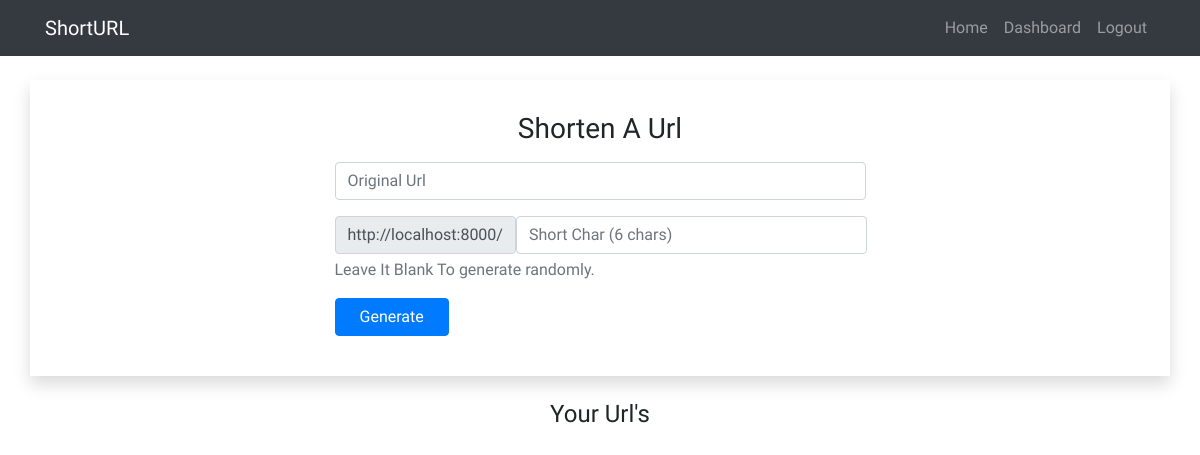
Page /dashboard/ (signed in) on the earlier database version.
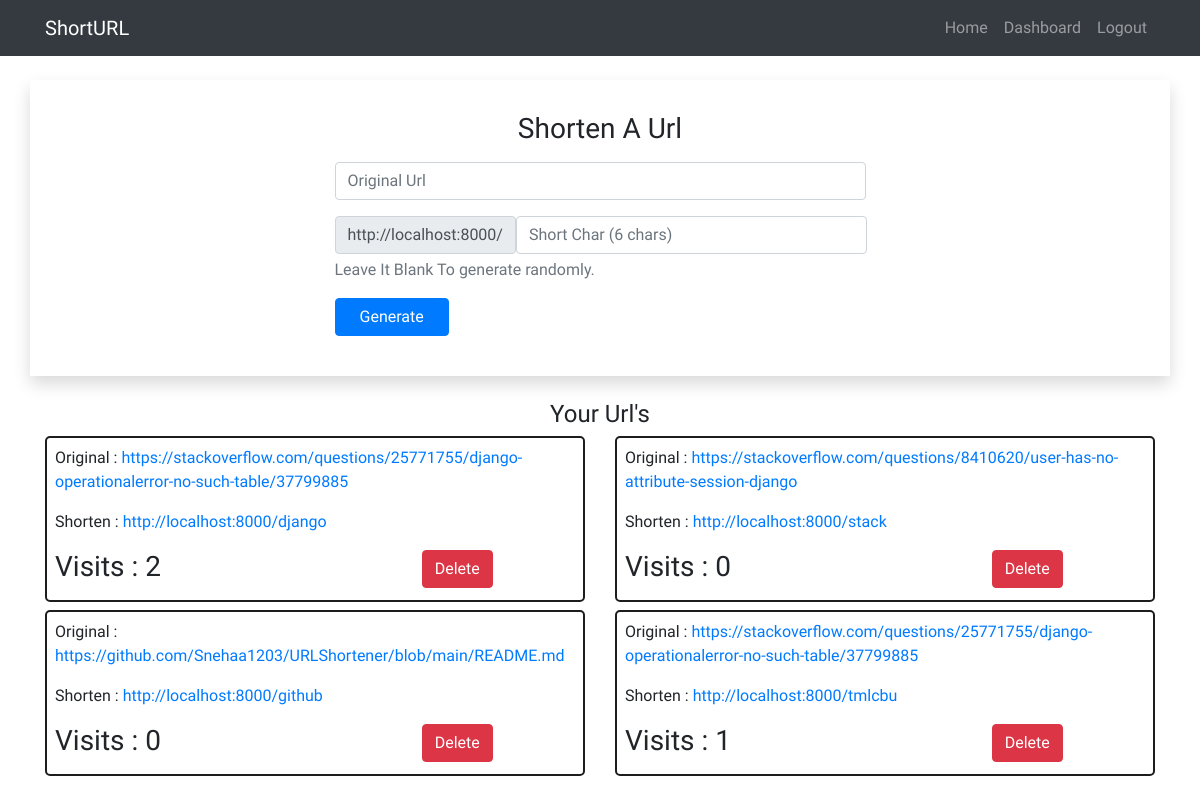
Same page on the later database version.
### urlhandler/models.py (models this page shows)
class shorturl(models.Model):
     original_url = models.URLField(blank=False)
     short_query = models.CharField(blank=False, max_length=8)
     visits = models.IntegerField(default=0) #how many times we have visited the website
     user = models.ForeignKey(User, on_delete=models.CASCADE) # 1 user can have many urls, thats why foreign key

### urlhandler/views.py (the view)
# urls.py: path('dashboard/',dashboard,name="dashboard"),
@login_required(login_url='/login/')
def dashboard(request):
    usr = request.user
    urls = shorturl.objects.filter(user=usr) #getting all urls of a particular user(request.user)
    context={'urls': urls}
    return render(request, 'dashboard.html',context)

### templates/dashboard.html (shortened to what this page needs)
{% extends 'nav.html' %}
{% block content %}
<div class="container shadow p-4">
    <div class="row">
        <div class="col-12 text-center py-2">
            <h3>Shorten A Url</h3>
        </div>
        <div class="col-10 col-sm-10 col-md-6 mx-auto">
            <form action="{% url 'generate' %}" method="POST">
                <div class="form-group">
                    <input type="url" name="original" class="form-control" placeholder="Original Url">
                </div>
                <div class="form-group">
                    <div class="input-group-prepend">
                        <div class="input-group-text">http://localhost:8000/</div>
                        <input type="text" name="short" class="form-control" placeholder="Short Char (6 chars)"
                            maxlength="6" id="short">
                    </div>
                    <p id="shorthelp" class="form-text text-muted">Leave It Blank To generate randomly.</p>
                </div>
                <div class="form-group">
                    <input type="submit" class="btn btn-primary px-4" value="Generate">
                </div>
            </form>
        </div>
    </div>
</div>
<div class="container my-4">
    <div class="row">
        <div class="col-12 text-center">
            <h4>Your Url's</h4>
        </div>
    </div>
    <div class="row justify-content-between">
        {% for u in urls %}
        <div class="col-10 col-sm-10 col-md-6 mb-2 mx-auto">
            <div style="overflow: hidden;" class="customcontainer p-2">
                <p style="text-overflow: ellipsis;">Original : <a href="{{ u.original_url }}" target="_blank"
                        class="card-link">{{ u.original_url }}</a>
                </p>
                <p>Shorten : <a href="http://localhost:8000/{{ u.short_query }}" target="_blank"
                        class="card-link">http://localhost:8000/{{ u.short_query }}</a></p>
                <div class="row justify-content-between">
                    <div class="col-6 col-sm-6 ">
                        <h3>Visits : {{ u.visits }} </h3>
                    </div>
                    <div class="col-4">
                        <form action="{%url 'deleteurl' %}" method="DELETE">
                            <input type="submit" class="btn btn-danger" value="Delete">
                        </form>
                    </div>
                </div>
            </div>
        </div>
        {% endfor %}
    </div>
</div>
</body>
</html>
{% endblock %}

### templates/nav.html (shortened to what this page needs)
<!DOCTYPE html>
<html lang="en">
<head>
  <link rel="stylesheet" href="https://stackpath.bootstrapcdn.com/bootstrap/4.5.0/css/bootstrap.min.css"
>
</head>
<body>
  <nav class="navbar navbar-expand-lg navbar-dark bg-dark">
    <div class="container">
      <a class="navbar-brand" href="#">ShortURL</a>
      <div class="collapse navbar-collapse" id="navbarNavDropdown">
        <ul class="navbar-nav ml-auto">
          <li class="nav-item">
            <a class="nav-link" href="{%url 'home'%}">Home</a>
          </li>
          {% if user.is_authenticated %}
          <li class="nav-item">
            <a class="nav-link" href="{%url 'dashboard'%}">Dashboard</a>
          </li>
          <li class="nav-item">
            <a class="nav-link" href="{% url 'logout'%}">Logout</a>
          </li>
          {% endif %}
        </ul>
      </div>
    </div>
  </nav>
  <br>
  {% block content %} {% endblock %}

### templates/nav.html (style rules this page uses)
body { font-family: 'Baloo Thambi 2', cursive; }

### templates/dashboard.html (style rules this page uses)
.customcontainer { min-width: 100%; border: 2px solid #1d1d1d; border-radius: 5px; max-width: 100%; height: 100%; }

Differences in the rows shown:
added shorturl: original_url "https://stackoverflow.com/questions/25771755/django-operationalerror-no-such-table/37799885", short_query "django", visits "2"
added shorturl: original_url "https://stackoverflow.com/questions/8410620/user-has-no-attribute-session-django", short_query "stack", visits "0"
added shorturl: original_url "https://github.com/Snehaa1203/URLShortener/blob/main/README.md", short_query "github", visits "0"
added shorturl: original_url "https://stackoverflow.com/questions/25771755/django-operationalerror-no-such-table/37799885", short_query "tmlcbu", visits "1"
